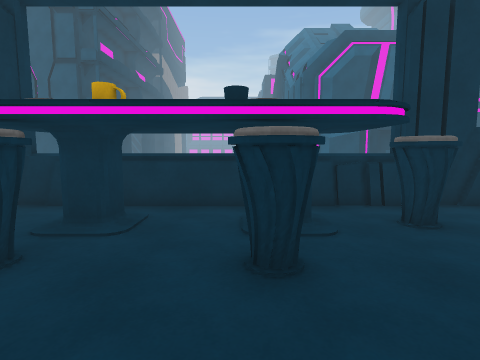
[1] (above)

24 first-person views from a walk through a 3-D level made in the Unity game engine. The camera is 1.5 m above the floor, tilts 6° down and sees 80° across. Doors are open. The floor is counted in squares, 1 m on a side. Each view is taken from the middle of a square. On the plan, view 1 faces up. The plan holds only what a view shows up to about 14 squares ahead; the rest is blank. The place goes on beyond the plan.

[2]
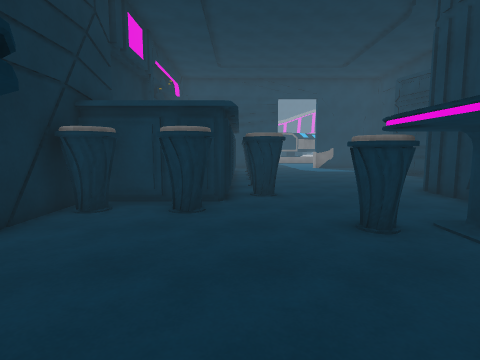

[3]
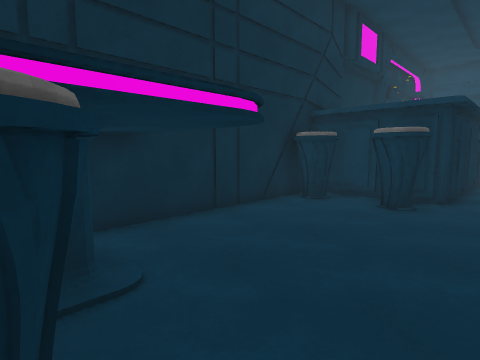

[4]
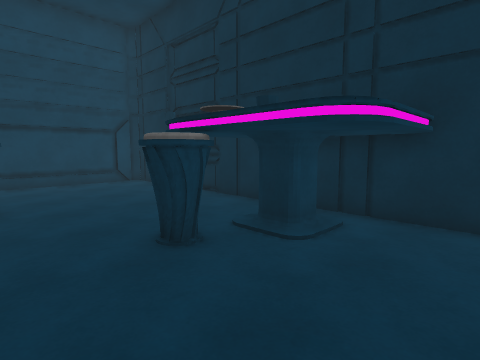

[5]
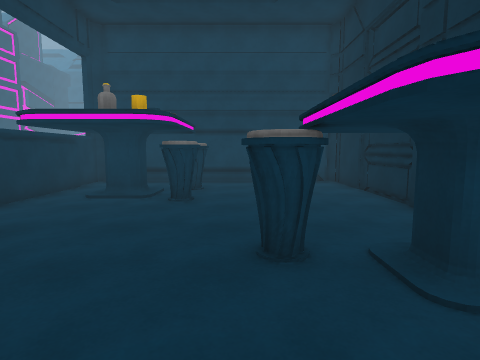

[6]
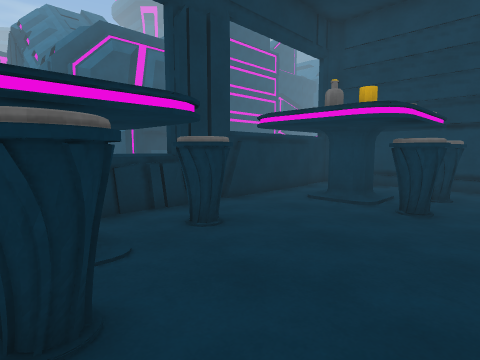

[7]
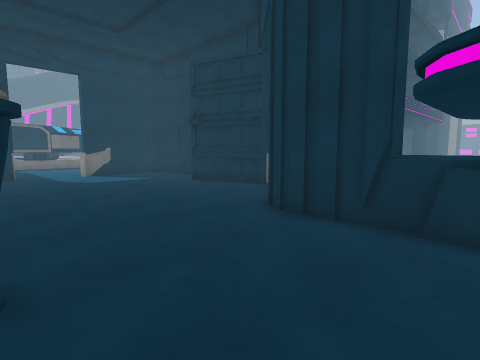

[8]
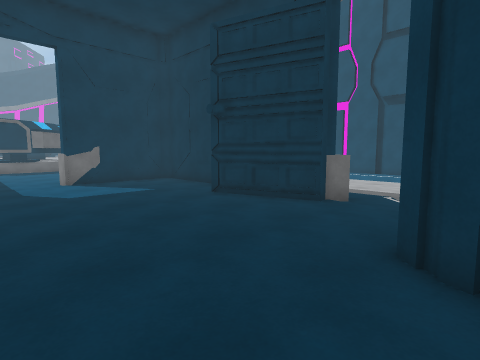

[9]
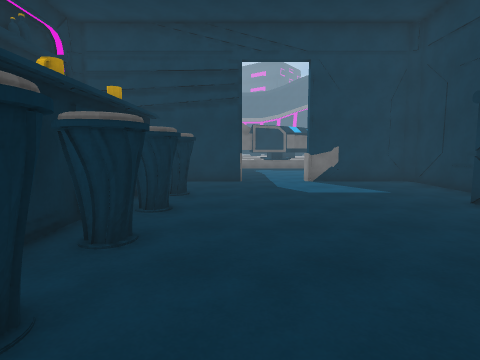

[10]
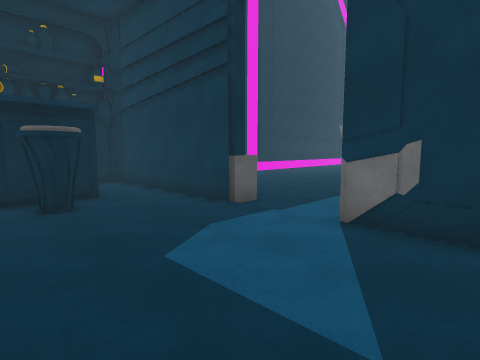

[11]
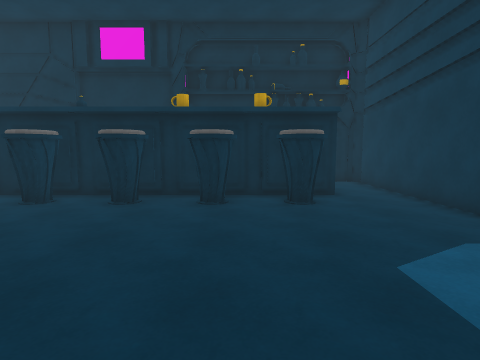

[12]
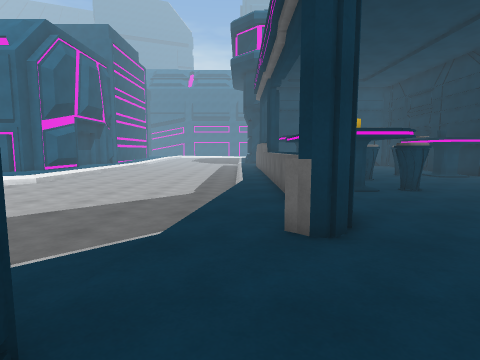

[13]
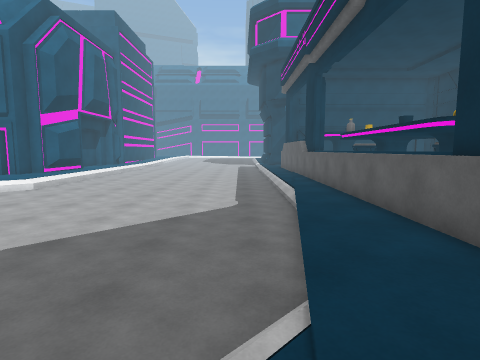

[14]
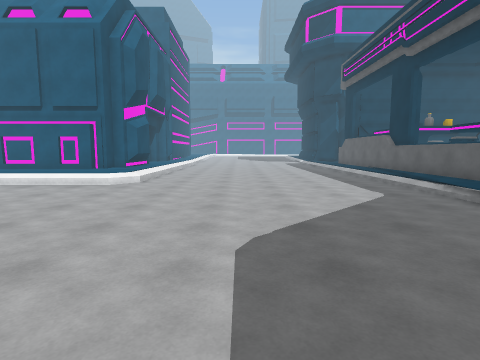

[15]
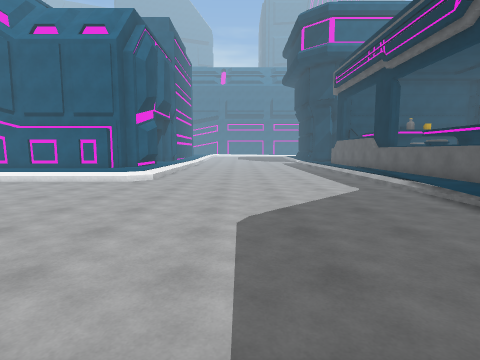

[16]
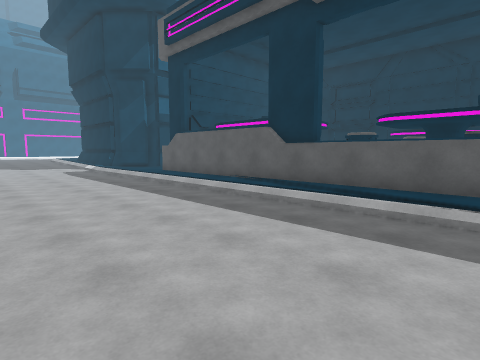

[17]
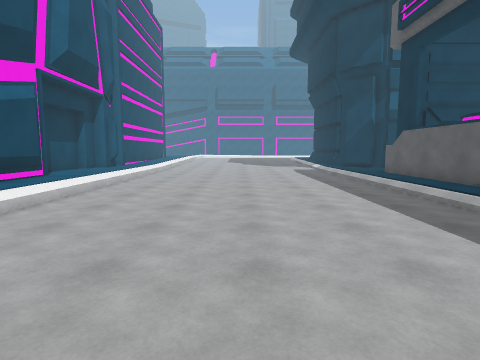

[18]
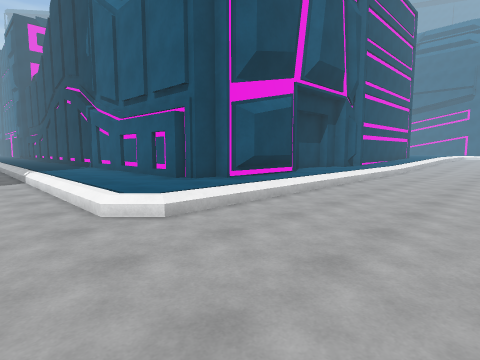

[19]
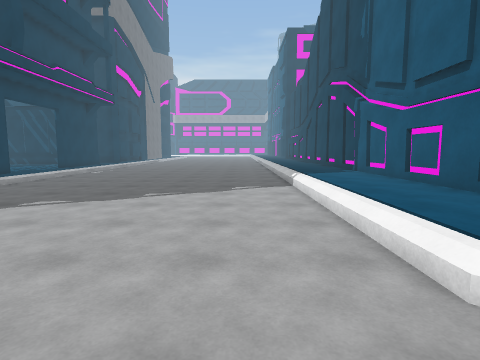

[20]
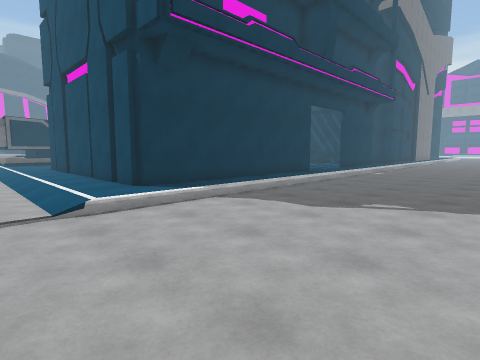

[21]
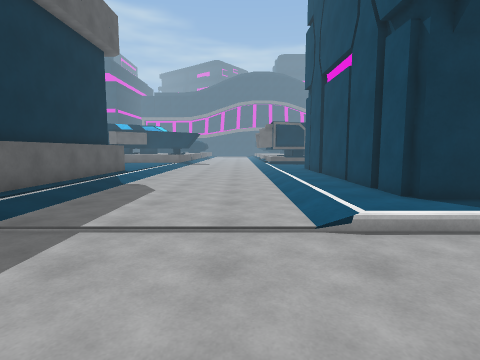

[22]
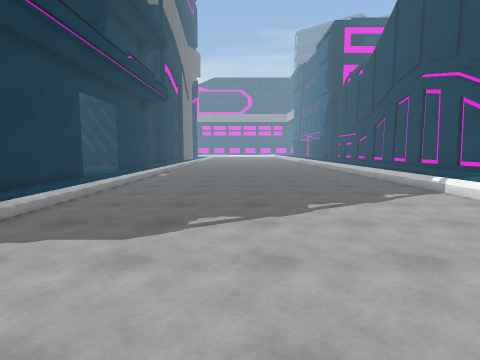

[23]
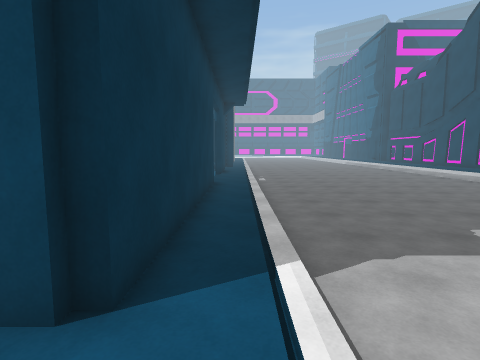

[24]
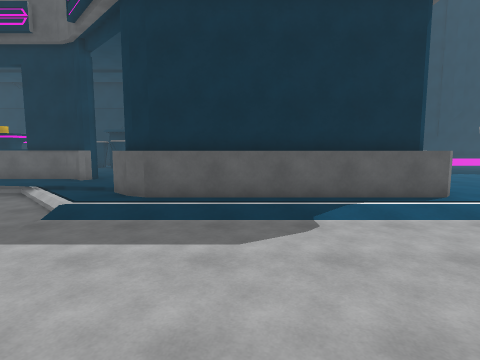

### Floor plan
Key: @ floor where view 1 was taken; # wall or solid block; . main floor; : floor 0.25 m higher than the main floor; + floor 0.5 m higher than the main floor; / step, stairs or slope; D open door; ^ raised ledge; B building; O other object.
Columns run from 22 left of view 1 to 14 right of it. Each row starts with its distance up from view 1.
 36          D:/............   #
 35          #:/............/++#
 34          #:/............/++#
 33          #:/............/++#
 32          #:/............/++#
 31          #:/............/++#
 30          #:/............/++#
 29          #:/............/++#
 28          #:/............/++#
 27          #:/............/++#
 26          B:/............/++#
 25        ###:/............/++##    ###
 24  B#B####B::/............/+++######+
 23   :::::::::/............/++++++++++
 22   :::::::::/............////////////
 21   :::::::::.........................
 20   :::::::::..........................
 19   :::::::::..........................
 18   :::::::::..........................
 17  ::::::::::..........................
 16  ::::::::::..........................
 15 ////////////.........................
 14 +++++++++++/.........................
 13 ^##########+/........................
 12 ^#### #####++/......................
 11 #+++++####+++++///..................
 10 #+++++++++++++++++++////////////////
  9 DDDD+++++++++#++++++++++++++++++++++
  8 DDDD+++++++++####^^^^^^^^^^#########
  7 DDDD+++++++++++++++++++++++++++++++#
  6 +++++++++++++++++++O+++O+##++++++  #
  5 +++++++++++++++++++++++O+##++++#+++#
  4 #+++++++++++++++++##++##+++++++++++#
  3 #+++++++++++++++++##++##++++++#+#++#
  2 #+++####+####+OO+++++++++++++++++++#
  1 #++###########O#+++++++++#+++++++++#
  0 #++######### #####++++@++#+++++++++#
 -1 #++             ##++++++##+++++++++#
 -2 #++              #++++++# +++++++++#
 -3 #+               #+++++++++++++++++#
 -4 ##               ###################

Where each view was taken, in squares from view 1:
view 1: 0 up, 0 right, facing up
view 2: 1 up, 2 right, facing left
view 3: 2 up, 3 right, facing down-left
view 4: 3 up, 1 left, facing down-right
view 5: 1 up, 1 left, facing right
view 6: 1 up, 0 right, facing up-right
view 7: 2 up, 4 left, facing up-left
view 8: 4 up, 8 left, facing up-left
view 9: 4 up, 8 left, facing left
view 10: 10 up, 16 left, facing down-left
view 11: 10 up, 16 left, facing down
view 12: 10 up, 14 left, facing right
view 13: 12 up, 11 left, facing right
view 14: 17 up, 11 left, facing right
view 15: 17 up, 13 left, facing right
view 16: 17 up, 1 left, facing down-right
view 17: 16 up, 1 left, facing right
view 18: 16 up, 1 left, facing up-right
view 19: 20 up, 1 left, facing up
view 20: 20 up, 4 left, facing up-left
view 21: 20 up, 6 left, facing left
view 22: 22 up, 6 left, facing up
view 23: 22 up, 12 left, facing up
view 24: 22 up, 16 left, facing down
